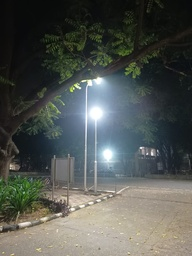
#> input picture assignment_1_submission/image_night_n.jpeg, 192 x 256 px, shrunk from 1200 x 1600 before the run
$ python q2a.py
#> lines starting #> are read from the running program, lines starting #| are printed output that depends on the picture
import numpy as np
from PIL import Image
import matplotlib.pyplot as plt

def get_histogram_and_cdf(img_array):
    flat = img_array.flatten()

    hist = np.zeros(256, dtype=np.int32)
    for pixel in flat:
        hist[int(pixel)] += 1

    cdf = np.zeros(256, dtype=np.int32)
    running_sum = 0
    for i in range(256):
        running_sum += hist[i]
        cdf[i] = running_sum

    cdf_min = cdf[cdf > 0].min() if cdf.max() > 0 else 0
    cdf_max = cdf.max()

    cdf_normalized = np.zeros(256, dtype=np.uint8)
    if cdf_max - cdf_min > 0:
        for i in range(256):
            if cdf[i] > 0:
                cdf_normalized[i] = int(((cdf[i] - cdf_min) / (cdf_max - cdf_min)) * 255)
            else:
                cdf_normalized[i] = 0

    return cdf_normalized

def get_histogram_equalization(img_array):
    image = np.clip(img_array, 0, 255).astype(np.uint8)
    cdf_lookup = get_histogram_and_cdf(image)
    equalized_image = np.zeros_like(image)

    for row in range(image.shape[0]):
        for col in range(image.shape[1]):
            old_intensity = image[row, col]
            equalized_image[row, col] = cdf_lookup[old_intensity]

    return equalized_image

def plot_all_histograms(original, standard, log_method, gamma_list, gamma_outputs):
    num_gammas = len(gamma_list)
    total_rows = max(3, num_gammas)

    fig, axes = plt.subplots(total_rows, 2, figsize=(15, 4.5 * total_rows))
    fig.suptitle('Histogram Comparison', fontsize=16, y=0.98)

    axes[0, 0].hist(original.flatten(), bins=256, range=(0, 256), color='#4A4A4A', alpha=0.85)
    axes[0, 0].set_title('Original', fontsize=12)
    axes[0, 0].grid(axis='y', linestyle='--', alpha=0.5)

    axes[1, 0].hist(standard.flatten(), bins=256, range=(0, 256), color='#1f77b4', alpha=0.85)
    axes[1, 0].set_title('Standard HE', fontsize=12)
    axes[1, 0].grid(axis='y', linestyle='--', alpha=0.5)

    axes[2, 0].hist(log_method.flatten(), bins=256, range=(0, 256), color='#2ca02c', alpha=0.85)
    axes[2, 0].set_title('Log + HE', fontsize=12)
    axes[2, 0].grid(axis='y', linestyle='--', alpha=0.5)

    for r in range(3, total_rows):
        axes[r, 0].set_visible(False)

    for idx, gamma_val in enumerate(gamma_list):
        gamma_data = gamma_outputs[idx]
        axes[idx, 1].hist(gamma_data.flatten(), bins=256, range=(0, 256), color='#d62728', alpha=0.85)
        axes[idx, 1].set_title(f'Gamma (gamma={gamma_val}) + HE', fontsize=12)
        axes[idx, 1].grid(axis='y', linestyle='--', alpha=0.5)

    for row in range(total_rows):
        for col in range(2):
            ax = axes[row, col]
            if ax.get_visible():
                ax.set_xlabel('Pixel Intensity')
                ax.set_ylabel('Pixel Count')

    plt.subplots_adjust(left=0.08, right=0.95, bottom=0.05, top=0.93, hspace=0.55, wspace=0.25)
    plt.savefig('comprehensive_histogram_analysis.jpg', dpi=150, bbox_inches='tight')
    plt.show()

if __name__ == "__main__":
    try:
        img = Image.open('image_night_n.jpeg').convert('L')
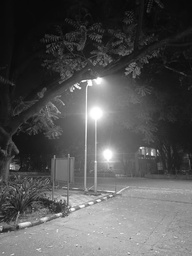
#> img: PIL image 192x256 L; min 4, max 255, mean 84.6
    except FileNotFoundError:
        exit()

    pixels = np.array(img, dtype=np.float64)

    standard_he = get_histogram_equalization(pixels)
#> the loop in get_histogram_and_cdf, `for pixel in flat:` made 49152 passes
#> pixel on passes 1 to 3: 9, 9, 9
#> after the loop in get_histogram_and_cdf, `for pixel in flat:`: hist = 256 values, max 1185 at index 10, min 0 at index 0, mean 192
#> the loop in get_histogram_and_cdf, `for i in range(256):` made 256 passes
#> running_sum on passes 1 to 3: 0, 0, 0
#> after the loop in get_histogram_and_cdf, `for i in range(256):`: cdf = 256 values from 0 to 49152; running_sum = 49152
#> in get_histogram_and_cdf, `cdf_min = cdf[cdf > 0].min() if cdf.max() > 0 else 0`: cdf_min = 1
#> in get_histogram_and_cdf, `cdf_max = cdf.max()`: cdf_max = 49152
#> after the loop in get_histogram_and_cdf, `for i in range(256):`: cdf_normalized = 256 values from 0 to 255
#> after the loop in get_histogram_equalization, `for row in range(image.shape[0]):`:
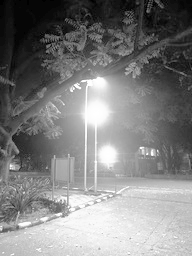
#> equalized_image: shape (256, 192); min 0, max 255, mean 128
    Image.fromarray(standard_he).save('1_standard_he.jpg')

    r_max = np.max(pixels)
#> r_max = 255
    c_log = 255.0 / np.log(1.0 + r_max) if r_max > 0 else 1.0
#> c_log = 45.99
    log_pixels = c_log * np.log(1.0 + pixels)
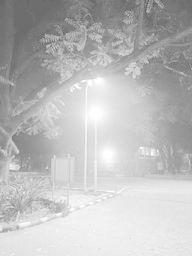
#> log_pixels: shape (256, 192) float64; min 74.01, max 255, mean 188.9
    log_he = get_histogram_equalization(log_pixels)
#> the loop in get_histogram_and_cdf (call 2), `for pixel in flat:` made 49152 passes
#> pixel on passes 1 to 3: 105, 105, 105
    Image.fromarray(log_he).save('2_log_pre_he.jpg')

    gamma_list = [0.5, 0.8, 1.2, 1.5, 2.2]
    gamma_output_list = []

    for gamma in gamma_list:
        gamma_pixels = 255.0 * np.power(pixels / 255.0, gamma)
        gamma_he = get_histogram_equalization(gamma_pixels)
        Image.fromarray(gamma_he).save(f'3_gamma_pre_he_gamma_as_{gamma}.jpg')
        gamma_output_list.append(gamma_he)
#> this loop made 5 passes
#> pass 1, `gamma_pixels = 255.0 * np.power(pixels / 255.0, gamma)`:
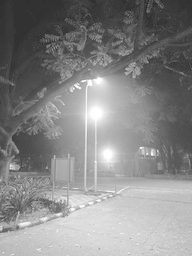
#> gamma_pixels: shape (256, 192) float64; min 31.94, max 255, mean 135.7
#> after the loop:
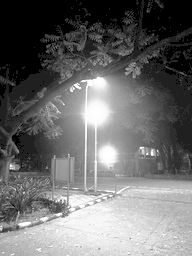
#> gamma_he: shape (256, 192); min 0, max 255, mean 108.4
#> after the loop:
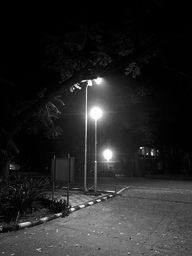
#> gamma_pixels: shape (256, 192) float64; min 0.0273, max 255, mean 38.4
#> after the loop, gamma_output_list = 5 items

    plot_all_histograms(pixels, standard_he, log_he, gamma_list, gamma_output_list)
#> in plot_all_histograms, `plt.savefig('comprehensive_histogram_analysis.jpg', dpi=150, bbox_inch..`:
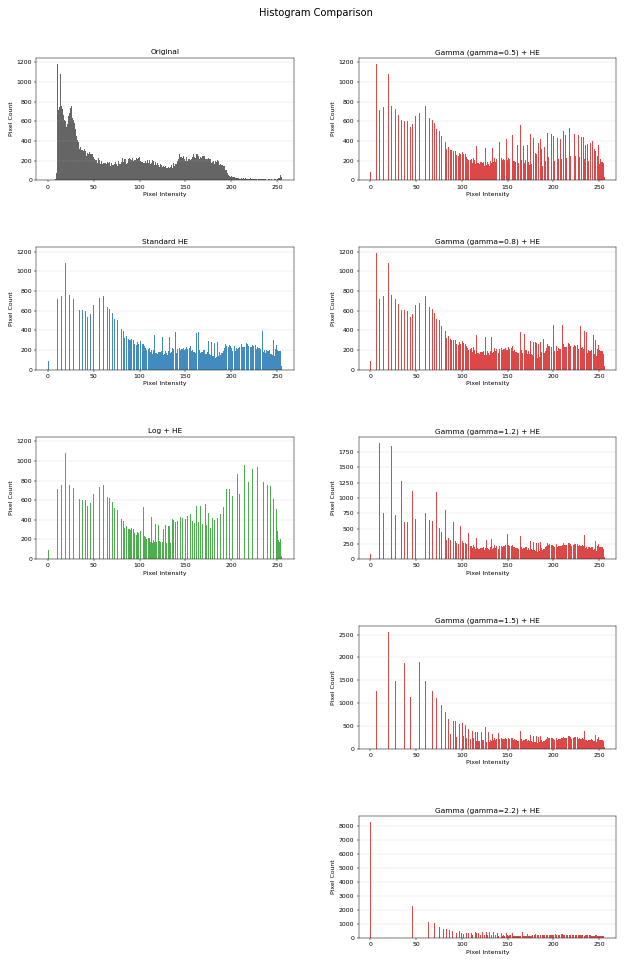
#> figure drawn by matplotlib, 8 panels; panel 1: tallest bar 1185 high, from x = 10 to 11; panel 2: tallest bar 1185 high, from x = 6 to 7; panel 3: tallest bar 1185 high, from x = 6 to 7; panel 4: tallest bar 1185 high, from x = 6 to 7

$ run again, with assignment_1_submission/colour_image.jpg copied over assignment_1_submission/image_night_n.jpeg
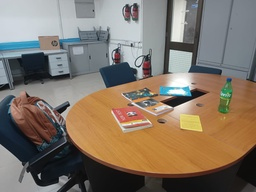
#> input picture assignment_1_submission/colour_image.jpg, 256 x 192 px, shrunk from 1600 x 1200 before the run
#> the loop in get_histogram_and_cdf, `for pixel in flat:` made 49152 passes
#> pixel on passes 1 to 3: 202, 202, 202
#> after the loop in get_histogram_and_cdf, `for pixel in flat:`: hist = 256 values, max 939 at index 130, min 0 at index 0, mean 192
#> the loop in get_histogram_and_cdf, `for i in range(256):` made 256 passes
#> running_sum on passes 1 to 3: 0, 0, 0
#> after the loop in get_histogram_and_cdf, `for i in range(256):`: cdf = 256 values from 0 to 49152; running_sum = 49152
#> cdf_min = 1
#> cdf_max = 49152
#> after the loop in get_histogram_and_cdf, `for i in range(256):`: cdf_normalized = 256 values from 0 to 255
#> after the loop in get_histogram_equalization, `for row in range(image.shape[0]):`:
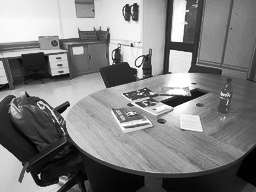
#> equalized_image: shape (192, 256); min 0, max 255, mean 127.9
#> r_max = 255
#> c_log = 45.99
#> the loop in get_histogram_and_cdf (call 2), `for pixel in flat:` made 49152 passes
#> pixel on passes 1 to 3: 244, 244, 244
#> after the loop `for gamma in gamma_list:`:
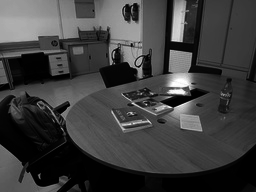
#> gamma_pixels: shape (192, 256) float64; min 0.0667, max 255, mean 62.2
#> after the loop `for gamma in gamma_list:`: gamma_output_list = 5 items

$ run again, with assignment_1_submission/imgL.jpg copied over assignment_1_submission/image_night_n.jpeg
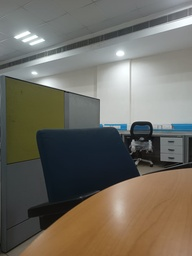
#> input picture assignment_1_submission/imgL.jpg, 192 x 256 px, shrunk from 1200 x 1600 before the run
#> the loop in get_histogram_and_cdf, `for pixel in flat:` made 49152 passes
#> pixel on passes 1 to 3: 108, 108, 109
#> after the loop in get_histogram_and_cdf, `for pixel in flat:`: hist = 256 values, max 1101 at index 112, min 0 at index 0, mean 192
#> the loop in get_histogram_and_cdf, `for i in range(256):` made 256 passes
#> running_sum on passes 1 to 3: 0, 1, 1
#> after the loop in get_histogram_and_cdf, `for i in range(256):`: cdf = 256 values from 0 to 49152; running_sum = 49152
#> cdf_min = 1
#> cdf_max = 49152
#> after the loop in get_histogram_and_cdf, `for i in range(256):`: cdf_normalized = 256 values from 0 to 255
#> after the loop in get_histogram_equalization, `for row in range(image.shape[0]):`:
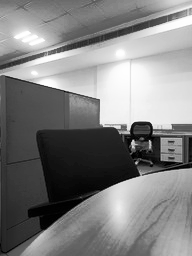
#> equalized_image: shape (256, 192); min 0, max 255, mean 128
#> r_max = 255
#> c_log = 45.99
#> the loop in get_histogram_and_cdf (call 2), `for pixel in flat:` made 49152 passes
#> pixel on passes 1 to 3: 215, 215, 216
#> the loop in get_histogram_and_cdf (call 2), `for i in range(256):` made 256 passes
#> after the loop `for gamma in gamma_list:`:
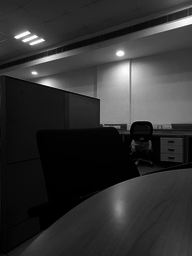
#> gamma_pixels: shape (256, 192) float64; min 0.00129, max 255, mean 50.6
#> after the loop `for gamma in gamma_list:`: gamma_output_list = 5 items
